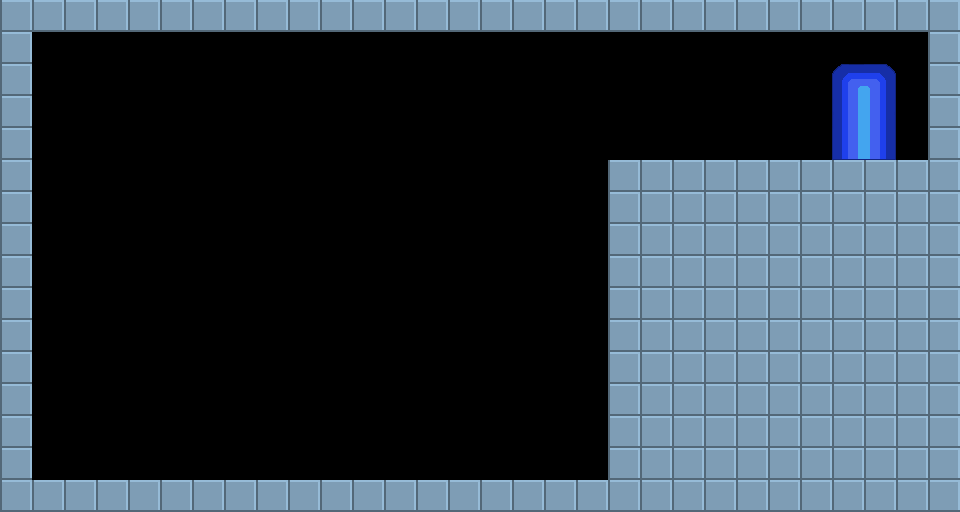

Rendered tile map (Tiled .tmx) drawn with the repository's tilesets; below, a short description and the map source with its tile grids summarised:
An orthogonal 30x16 tile map with 32x32 px tiles, 1 tile layer (Tile Layer 1), 3 tilesets.

<map version="1.0" orientation="orthogonal" renderorder="left-down" width="30" height="16" tilewidth="32" tileheight="32" nextobjectid="1">
 <properties>
  <property name="playerstart" value="2,12" />
  <property name="scrollable" value="0" />
  <property name="starttext" value="Press UP to toggle gravitational pull;Tap right half of screen to toggle gravity!" />
  <property name="togglegravity" value="1" />
 </properties>
 <tileset firstgid="1" name="map" tilewidth="32" tileheight="32">
  <image source="../../assets/img/steelblock.png" width="32" height="32" />
 </tileset>
 <tileset firstgid="2" name="spikes" tilewidth="32" tileheight="32">
  <image source="../../assets/img/spikes.png" width="128" height="32" />
 </tileset>
 <tileset firstgid="6" name="Door" tilewidth="32" tileheight="32">
  <image source="../../assets/img/door.png" width="64" height="96" />
  <tile id="1">
   <properties>
    <property name="playerstart" value="3,7" />
   </properties>
  </tile>
 </tileset>
 <layer name="Tile Layer 1" width="30" height="16">
  <data>[480 cells, 194 non-empty, 7 distinct tile ids]</data>
 </layer>
</map>
